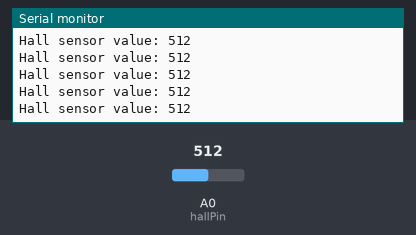
Bench run of a sketch on a simulated Arduino Uno, built with avr-gcc and run on an emulated ATmega328P. Parts: the last lines printed to the serial monitor. Inputs (shaded band) come from the test bench; at power-on: A0 (hallPin) = 512.

Above: at 1.2 s.
1.3 s: A0 (hallPin) set to 716
At 1.56 s:
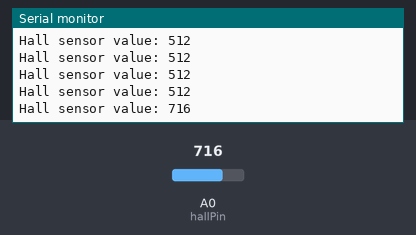
2.8 s: A0 (hallPin) set to 900
At 2.96 s:
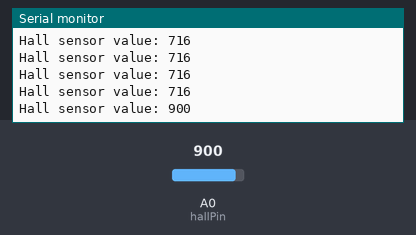
Timing chart, 0 to 5.8 s (numbered marks = the images above; inputs shaded):
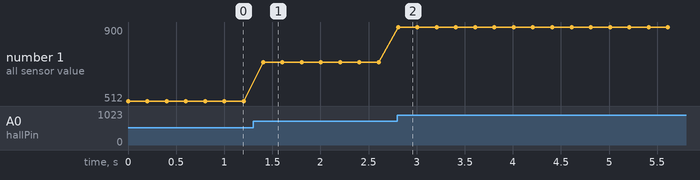

The sketch:

KY-035.ino.ino
```cpp
int hallPin = A0;
int value;


void setup() {
Serial.begin(9600);
}


void loop() {
value = analogRead(hallPin);


Serial.print("Hall sensor value: ");
Serial.println(value);


delay(200);
}
```

Measured:
- after the input at 1.3 s, the serial monitor: prints a new line after 0.10 s (image 1)
- after the input at 2.8 s, the serial monitor: prints a new line at once (image 2)
- plotted number 1: 512 → 716 after the input at 1.3 s, 716 → 900 after the input at 2.8 s
